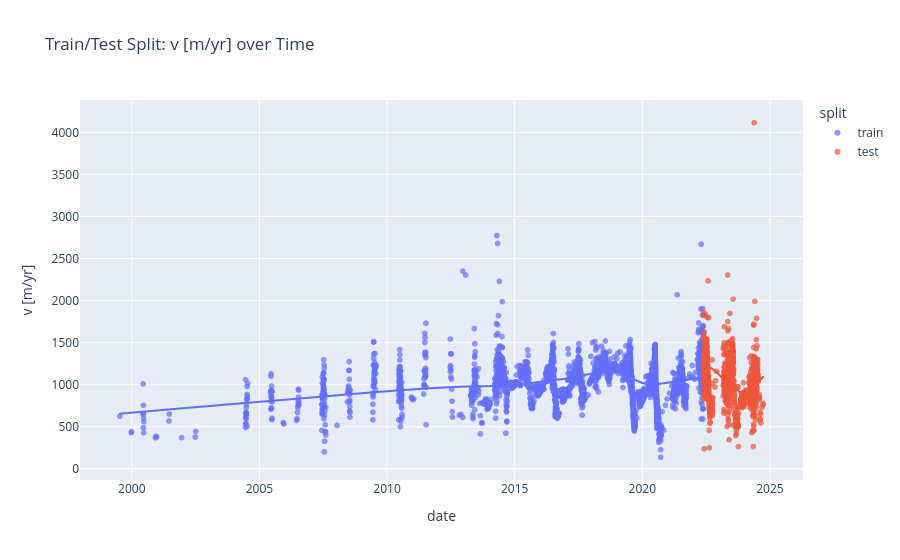

Notebook source saved alongside this figure:
### Code cell
# Create a DataFrame for plotting
plot_df = pd.DataFrame({
    'date': pd.concat([X_train, X_test]),
    'v [m/yr]': pd.concat([y_train, y_test]),
    'split': ['train'] * len(X_train) + ['test'] * len(X_test)
})

fig = px.scatter(
    plot_df,
    x='date',
    y='v [m/yr]',
    color='split',
    title='Train/Test Split: v [m/yr] over Time',
    opacity=0.7,
    trendline='lowess',
)
fig.show()

### Figure 1 — Plotly figure (JSON) as saved in the notebook; plotly's stock layout.template omitted (floating-point values rounded to 4 significant figures; data arrays with more than 128 entries replaced by an {"elided": "..."} marker saying what was removed)
{"data": [{"hovertemplate": "split=train<br>date=%{x}<br>v [m/yr]=%{y}<extra></extra>", "legendgroup": "train", "marker": {"color": "#636efa", "opacity": 0.7, "symbol": "circle"}, "mode": "markers", "name": "train", "showlegend": true, "type": "scattergl", "x": {"elided": "10557 str values"}, "xaxis": "x", "y": {"elided": "10557 int values"}, "yaxis": "y"}, {"hovertemplate": "<b>LOWESS trendline</b><br><br>split=train<br>date=%{x}<br>v [m/yr]=%{y} <b>(trend)</b><extra></extra>", "legendgroup": "train", "marker": {"color": "#636efa", "symbol": "circle"}, "mode": "lines", "name": "train", "showlegend": false, "type": "scattergl", "x": {"elided": "10557 str values"}, "xaxis": "x", "y": {"elided": "10557 float values"}, "yaxis": "y"}, {"hovertemplate": "split=test<br>date=%{x}<br>v [m/yr]=%{y}<extra></extra>", "legendgroup": "test", "marker": {"color": "#EF553B", "opacity": 0.7, "symbol": "circle"}, "mode": "markers", "name": "test", "showlegend": true, "type": "scattergl", "x": {"elided": "4525 str values"}, "xaxis": "x", "y": {"elided": "4525 int values"}, "yaxis": "y"}, {"hovertemplate": "<b>LOWESS trendline</b><br><br>split=test<br>date=%{x}<br>v [m/yr]=%{y} <b>(trend)</b><extra></extra>", "legendgroup": "test", "marker": {"color": "#EF553B", "symbol": "circle"}, "mode": "lines", "name": "test", "showlegend": false, "type": "scattergl", "x": {"elided": "4525 str values"}, "xaxis": "x", "y": {"elided": "4525 float values"}, "yaxis": "y"}], "layout": {"legend": {"title": {"text": "split"}, "tracegroupgap": 0}, "title": {"text": "Train/Test Split: v [m/yr] over Time"}, "xaxis": {"anchor": "y", "domain": [0, 1], "title": {"text": "date"}}, "yaxis": {"anchor": "x", "domain": [0, 1], "title": {"text": "v [m/yr]"}}}}
